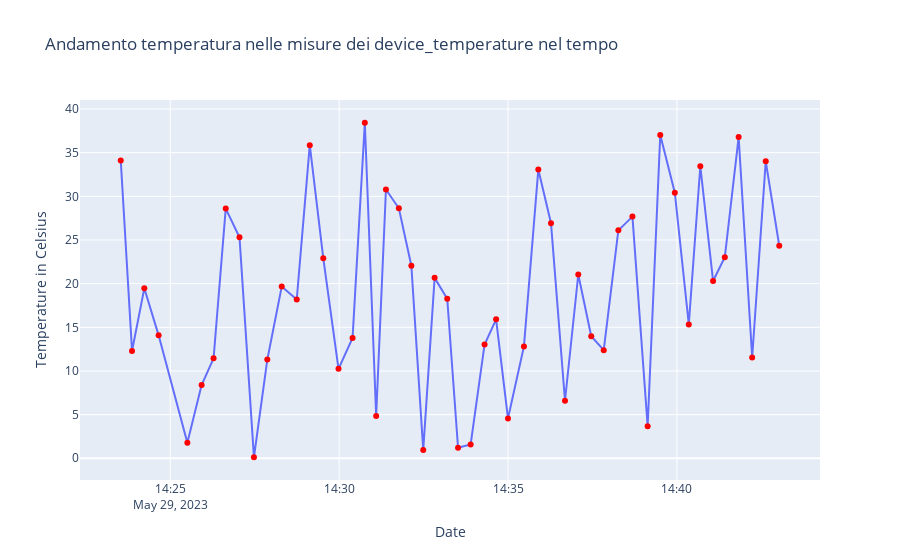

The notebook cell this image was saved under:
### Markdown cell above
# Temperatures recorded in Time in Presence devices

### Code cell
import plotly.express as px
import plotly.graph_objects as go
from datetime import datetime
df1=df.loc[df['type']=='presence']
df1=df1.loc[df1['k']=='device_temperature']
df1['tz'] = pd.to_datetime(df1['tz'])
fig = px.line(df1, x="tz", y="v")
fig2 = px.scatter(df1, x="tz", y="v", color_discrete_sequence=['red'])
fig3 = go.Figure(data=fig.data + fig2.data)
fig3.update_layout(xaxis_title="Date", 
                   yaxis_title="Temperature in Celsius",
                   title='Andamento temperatura nelle misure dei device_temperature nel tempo'
                  )
fig3.show()
